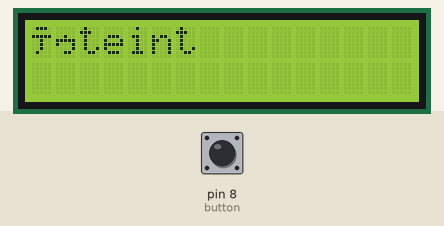
The sketch below on a simulated Arduino Uno, built with avr-gcc and run on an emulated ATmega328P. Shown: 16×2 character LCD. Inputs (shaded band) come from the test bench; at power-on: pin 8 (button) HIGH.

Above: at 1.2 s.
1.3 s: pin 8 (button) pulled LOW for 0.15 s
At 1.45 s:
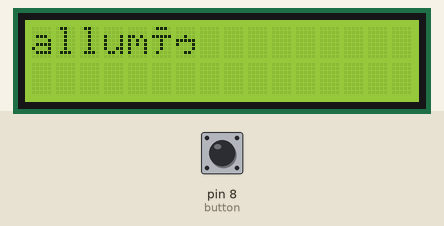
3.1 s: pin 8 (button) pulled LOW for 3.2 s
Timing chart, 0 to 6.1 s (numbered marks = the images above; inputs shaded):
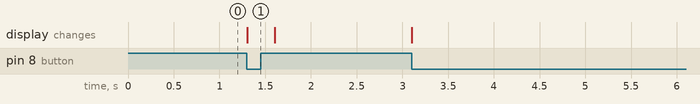

Measured:
- after the input at 1.3 s, the display: changes at once (image 1)

The sketch:

pins_declaration_bus.ino
```cpp
// Wiring code generated from an ArduinoML model
// Application name: Screen LCD

#include <LiquidCrystal.h>

long debounce = 200;

enum STATE {off, on};
STATE currentState = off;

boolean buttonBounceGuard = false;
long buttonLastDebounceTime = 0;

LiquidCrystal screen(2, 3, 4, 5, 6, 7, 9);

void setup(){
  pinMode(8, INPUT);  // button [Sensor]
  screen.begin(16,2);  // screen [Screen]
  pinMode(9, OUTPUT); // led [Actuator]
}

void loop() {
	switch(currentState){
		case off:
			digitalWrite(9,LOW);
			if(!buttonBounceGuard) {
				screen.clear();
				screen.print("éteint");
			}
			buttonBounceGuard = millis() - buttonLastDebounceTime > debounce;
			if(digitalRead(8) == LOW && buttonBounceGuard) {
				buttonLastDebounceTime = millis();
				currentState = on;
			}
		break;
		case on:
			digitalWrite(9,HIGH);
			if(!buttonBounceGuard) {
				screen.clear();
				screen.print("allumé");
			}
			buttonBounceGuard = millis() - buttonLastDebounceTime > debounce;
			if(digitalRead(8) == HIGH && buttonBounceGuard) {
				buttonLastDebounceTime = millis();
				currentState = off;
			}
		break;
	}
}
```
